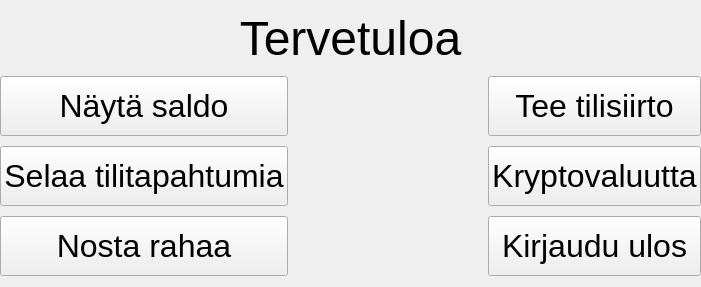
      <widget class="QWidget" name="menuPage">
       <layout class="QGridLayout" name="gridLayout_3">
        <property name="leftMargin">
         <number>0</number>
        </property>
        <property name="rightMargin">
         <number>0</number>
        </property>
        <property name="horizontalSpacing">
         <number>200</number>
        </property>
        <property name="verticalSpacing">
         <number>10</number>
        </property>
        <item row="2" column="1">
         <widget class="QPushButton" name="transferButton">
          <property name="sizePolicy">
           <sizepolicy hsizetype="Preferred" vsizetype="MinimumExpanding">
            <horstretch>0</horstretch>
            <verstretch>0</verstretch>
           </sizepolicy>
          </property>
          <property name="minimumSize">
           <size>
            <width>0</width>
            <height>60</height>
           </size>
          </property>
          <property name="font">
           <font>
            <pointsize>24</pointsize>
           </font>
          </property>
          <property name="text">
           <string>Tee tilisiirto</string>
          </property>
         </widget>
        </item>
        <item row="3" column="0">
         <widget class="QPushButton" name="showRecentButton">
          <property name="sizePolicy">
           <sizepolicy hsizetype="Minimum" vsizetype="Expanding">
            <horstretch>0</horstretch>
            <verstretch>0</verstretch>
           </sizepolicy>
          </property>
          <property name="minimumSize">
           <size>
            <width>0</width>
            <height>60</height>
           </size>
          </property>
          <property name="font">
           <font>
            <pointsize>24</pointsize>
           </font>
          </property>
          <property name="text">
           <string>Selaa tilitapahtumia</string>
          </property>
         </widget>
        </item>
        <item row="2" column="0">
         <widget class="QPushButton" name="showBalanceButton">
          <property name="sizePolicy">
           <sizepolicy hsizetype="Minimum" vsizetype="MinimumExpanding">
            <horstretch>0</horstretch>
            <verstretch>0</verstretch>
           </sizepolicy>
          </property>
          <property name="minimumSize">
           <size>
            <width>0</width>
            <height>60</height>
           </size>
          </property>
          <property name="font">
           <font>
            <pointsize>24</pointsize>
           </font>
          </property>
          <property name="text">
           <string>Näytä saldo</string>
          </property>
         </widget>
        </item>
        <item row="4" column="1">
         <widget class="QPushButton" name="logoutButton">
          <property name="sizePolicy">
           <sizepolicy hsizetype="Preferred" vsizetype="MinimumExpanding">
            <horstretch>0</horstretch>
            <verstretch>0</verstretch>
           </sizepolicy>
          </property>
          <property name="minimumSize">
           <size>
            <width>0</width>
            <height>60</height>
           </size>
          </property>
          <property name="font">
           <font>
            <pointsize>24</pointsize>
           </font>
          </property>
          <property name="text">
           <string>Kirjaudu ulos</string>
          </property>
         </widget>
        </item>
        <item row="3" column="1">
         <widget class="QPushButton" name="cryptoCurrencyButton">
          <property name="sizePolicy">
           <sizepolicy hsizetype="Preferred" vsizetype="MinimumExpanding">
            <horstretch>0</horstretch>
            <verstretch>0</verstretch>
           </sizepolicy>
          </property>
          <property name="minimumSize">
           <size>
            <width>0</width>
            <height>60</height>
           </size>
          </property>
          <property name="font">
           <font>
            <pointsize>24</pointsize>
           </font>
          </property>
          <property name="text">
           <string>Kryptovaluutta</string>
          </property>
         </widget>
        </item>
        <item row="4" column="0">
         <widget class="QPushButton" name="withdrawButton">
          <property name="sizePolicy">
           <sizepolicy hsizetype="Minimum" vsizetype="Expanding">
            <horstretch>0</horstretch>
            <verstretch>0</verstretch>
           </sizepolicy>
          </property>
          <property name="minimumSize">
           <size>
            <width>0</width>
            <height>60</height>
           </size>
          </property>
          <property name="font">
           <font>
            <pointsize>24</pointsize>
           </font>
          </property>
          <property name="text">
           <string>Nosta rahaa</string>
          </property>
         </widget>
        </item>
        <item row="1" column="0" colspan="2">
         <widget class="QLabel" name="menulabel">
          <property name="sizePolicy">
           <sizepolicy hsizetype="Preferred" vsizetype="MinimumExpanding">
            <horstretch>0</horstretch>
            <verstretch>0</verstretch>
           </sizepolicy>
          </property>
          <property name="font">
           <font>
            <pointsize>36</pointsize>
           </font>
          </property>
          <property name="text">
           <string>Tervetuloa</string>
          </property>
          <property name="alignment">
           <set>Qt::AlignCenter</set>
          </property>
         </widget>
        </item>
       </layout>
      </widget>
